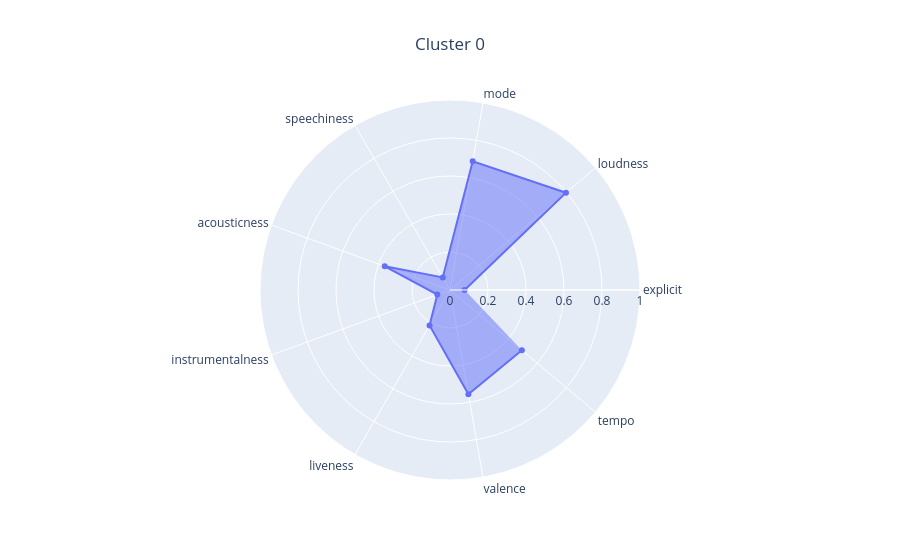

This figure's notebook cell:
### Code cell
from sklearn.cluster import KMeans


clustering = KMeans(n_clusters=1, n_init="auto", random_state=0)
clustering.fit(X)

kmeans_analyzer = KMeansAnalyzer(df_songs_info, clustering_visualizer)
kmeans_analyzer.analyze_clustering(X, clustering)

### Figure 1 — Plotly figure (JSON) as saved in the notebook; plotly's stock layout.template omitted (floating-point values rounded to 4 significant figures)
{"data": [{"fill": "toself", "r": [0.07669, 0.7968, 0.6876, 0.0762, 0.3654, 0.07098, 0.2152, 0.5574, 0.4936], "theta": ["explicit", "loudness", "mode", "speechiness", "acousticness", "instrumentalness", "liveness", "valence", "tempo"], "type": "scatterpolar"}], "layout": {"polar": {"radialaxis": {"range": [0, 1]}}, "title": {"text": "Cluster 0", "x": 0.5}}}
